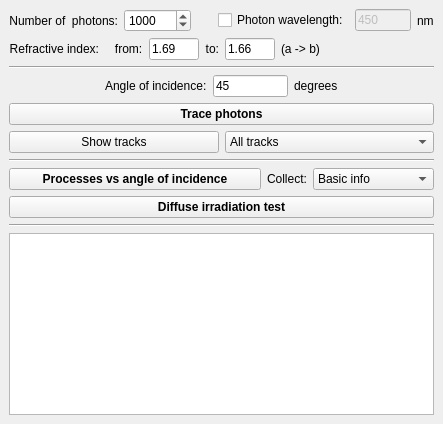
<?xml version="1.0" encoding="UTF-8"?>
<ui version="4.0">
 <class>AOpticalOverrideTester</class>
 <widget class="QMainWindow" name="AOpticalOverrideTester">
  <property name="geometry">
   <rect>
    <x>0</x>
    <y>0</y>
    <width>443</width>
    <height>424</height>
   </rect>
  </property>
  <property name="windowTitle">
   <string>MainWindow</string>
  </property>
  <widget class="QWidget" name="centralwidget">
   <layout class="QVBoxLayout" name="verticalLayout_8">
    <item>
     <layout class="QHBoxLayout" name="horizontalLayout_2">
      <item>
       <widget class="QLabel" name="label_136">
        <property name="text">
         <string>Number of  photons:</string>
        </property>
        <property name="alignment">
         <set>Qt::AlignRight|Qt::AlignTrailing|Qt::AlignVCenter</set>
        </property>
       </widget>
      </item>
      <item>
       <widget class="QSpinBox" name="sbST_number">
        <property name="maximum">
         <number>1000000</number>
        </property>
        <property name="value">
         <number>1000</number>
        </property>
       </widget>
      </item>
      <item>
       <spacer name="horizontalSpacer_5">
        <property name="orientation">
         <enum>Qt::Horizontal</enum>
        </property>
        <property name="sizeHint" stdset="0">
         <size>
          <width>40</width>
          <height>20</height>
         </size>
        </property>
       </spacer>
      </item>
      <item>
       <widget class="QCheckBox" name="cbWavelength">
        <property name="text">
         <string>Photon wavelength:</string>
        </property>
       </widget>
      </item>
      <item>
       <widget class="QLineEdit" name="ledST_wave">
        <property name="enabled">
         <bool>false</bool>
        </property>
        <property name="maximumSize">
         <size>
          <width>75</width>
          <height>16777215</height>
         </size>
        </property>
        <property name="text">
         <string>450</string>
        </property>
       </widget>
      </item>
      <item>
       <widget class="QLabel" name="label_267">
        <property name="text">
         <string>nm</string>
        </property>
       </widget>
      </item>
     </layout>
    </item>
    <item>
     <layout class="QHBoxLayout" name="horizontalLayout_3">
      <item>
       <widget class="QLabel" name="label_303">
        <property name="text">
         <string>Refractive index:</string>
        </property>
        <property name="alignment">
         <set>Qt::AlignRight|Qt::AlignTrailing|Qt::AlignVCenter</set>
        </property>
       </widget>
      </item>
      <item>
       <widget class="QLabel" name="labFrom">
        <property name="text">
         <string>   from:</string>
        </property>
       </widget>
      </item>
      <item>
       <widget class="QLineEdit" name="ledST_Ref1">
        <property name="maximumSize">
         <size>
          <width>50</width>
          <height>16777215</height>
         </size>
        </property>
        <property name="text">
         <string>1.69</string>
        </property>
        <property name="readOnly">
         <bool>true</bool>
        </property>
       </widget>
      </item>
      <item>
       <widget class="QLabel" name="labTo">
        <property name="text">
         <string>to:</string>
        </property>
        <property name="alignment">
         <set>Qt::AlignRight|Qt::AlignTrailing|Qt::AlignVCenter</set>
        </property>
       </widget>
      </item>
      <item>
       <widget class="QLineEdit" name="ledST_Ref2">
        <property name="maximumSize">
         <size>
          <width>50</width>
          <height>16777215</height>
         </size>
        </property>
        <property name="text">
         <string>1.66</string>
        </property>
        <property name="readOnly">
         <bool>true</bool>
        </property>
       </widget>
      </item>
      <item>
       <widget class="QLabel" name="labMaterials">
        <property name="text">
         <string>(a -&gt; b)</string>
        </property>
       </widget>
      </item>
      <item>
       <spacer name="horizontalSpacer_2">
        <property name="orientation">
         <enum>Qt::Horizontal</enum>
        </property>
        <property name="sizeHint" stdset="0">
         <size>
          <width>40</width>
          <height>20</height>
         </size>
        </property>
       </spacer>
      </item>
     </layout>
    </item>
    <item>
     <widget class="Line" name="line">
      <property name="orientation">
       <enum>Qt::Horizontal</enum>
      </property>
     </widget>
    </item>
    <item>
     <layout class="QHBoxLayout" name="horizontalLayout_7">
      <property name="topMargin">
       <number>0</number>
      </property>
      <item>
       <spacer name="horizontalSpacer_3">
        <property name="orientation">
         <enum>Qt::Horizontal</enum>
        </property>
        <property name="sizeHint" stdset="0">
         <size>
          <width>40</width>
          <height>20</height>
         </size>
        </property>
       </spacer>
      </item>
      <item>
       <widget class="QLabel" name="label">
        <property name="text">
         <string>Angle of incidence:</string>
        </property>
       </widget>
      </item>
      <item>
       <widget class="QLineEdit" name="ledAngle">
        <property name="maximumSize">
         <size>
          <width>75</width>
          <height>16777215</height>
         </size>
        </property>
        <property name="text">
         <string>45</string>
        </property>
       </widget>
      </item>
      <item>
       <widget class="QLabel" name="label_2">
        <property name="text">
         <string>degrees</string>
        </property>
       </widget>
      </item>
      <item>
       <spacer name="horizontalSpacer_4">
        <property name="orientation">
         <enum>Qt::Horizontal</enum>
        </property>
        <property name="sizeHint" stdset="0">
         <size>
          <width>40</width>
          <height>20</height>
         </size>
        </property>
       </spacer>
      </item>
     </layout>
    </item>
    <item>
     <widget class="QPushButton" name="pbCSMtestmany">
      <property name="font">
       <font>
        <weight>75</weight>
        <bold>true</bold>
       </font>
      </property>
      <property name="toolTip">
       <string>Note that in override caluclations the normal vector of the surface
is provided in such a way that the dot product of the normal and
the incoming photon direction is positive.</string>
      </property>
      <property name="text">
       <string>Trace photons</string>
      </property>
     </widget>
    </item>
    <item>
     <layout class="QHBoxLayout" name="horizontalLayout_5">
      <item>
       <widget class="QPushButton" name="pbST_showTracks">
        <property name="text">
         <string>Show tracks</string>
        </property>
       </widget>
      </item>
      <item>
       <widget class="QComboBox" name="cobST_trackType">
        <item>
         <property name="text">
          <string>All tracks</string>
         </property>
        </item>
        <item>
         <property name="text">
          <string>Only Spike</string>
         </property>
        </item>
        <item>
         <property name="text">
          <string>Only Lobe</string>
         </property>
        </item>
        <item>
         <property name="text">
          <string>Only Lamb</string>
         </property>
        </item>
        <item>
         <property name="text">
          <string>None</string>
         </property>
        </item>
       </widget>
      </item>
     </layout>
    </item>
    <item>
     <widget class="Line" name="line_3">
      <property name="orientation">
       <enum>Qt::Horizontal</enum>
      </property>
     </widget>
    </item>
    <item>
     <layout class="QHBoxLayout" name="horizontalLayout_4">
      <property name="topMargin">
       <number>0</number>
      </property>
      <item>
       <widget class="QPushButton" name="pbST_RvsAngle">
        <property name="sizePolicy">
         <sizepolicy hsizetype="Expanding" vsizetype="Fixed">
          <horstretch>0</horstretch>
          <verstretch>0</verstretch>
         </sizepolicy>
        </property>
        <property name="minimumSize">
         <size>
          <width>250</width>
          <height>0</height>
         </size>
        </property>
        <property name="font">
         <font>
          <weight>75</weight>
          <bold>true</bold>
         </font>
        </property>
        <property name="text">
         <string>Processes vs angle of incidence</string>
        </property>
       </widget>
      </item>
      <item>
       <widget class="QLabel" name="label_3">
        <property name="text">
         <string>Collect:</string>
        </property>
       </widget>
      </item>
      <item>
       <widget class="QComboBox" name="cobPrVsAngle_WhatToCollect">
        <property name="sizePolicy">
         <sizepolicy hsizetype="Preferred" vsizetype="Fixed">
          <horstretch>0</horstretch>
          <verstretch>0</verstretch>
         </sizepolicy>
        </property>
        <item>
         <property name="text">
          <string>Basic info</string>
         </property>
        </item>
        <item>
         <property name="text">
          <string>Backscattering</string>
         </property>
        </item>
        <item>
         <property name="text">
          <string>Wavelength shift</string>
         </property>
        </item>
       </widget>
      </item>
     </layout>
    </item>
    <item>
     <widget class="QPushButton" name="pbST_uniform">
      <property name="font">
       <font>
        <weight>75</weight>
        <bold>true</bold>
       </font>
      </property>
      <property name="toolTip">
       <string>Lambertian distribution for incoming photons!</string>
      </property>
      <property name="text">
       <string>Diffuse irradiation test</string>
      </property>
     </widget>
    </item>
    <item>
     <widget class="Line" name="line_2">
      <property name="orientation">
       <enum>Qt::Horizontal</enum>
      </property>
     </widget>
    </item>
    <item>
     <widget class="QPlainTextEdit" name="pte"/>
    </item>
   </layout>
  </widget>
  <widget class="QMenuBar" name="menubar">
   <property name="geometry">
    <rect>
     <x>0</x>
     <y>0</y>
     <width>443</width>
     <height>21</height>
    </rect>
   </property>
  </widget>
 </widget>
 <resources/>
 <connections>
  <connection>
   <sender>cbWavelength</sender>
   <signal>toggled(bool)</signal>
   <receiver>ledST_wave</receiver>
   <slot>setEnabled(bool)</slot>
   <hints>
    <hint type="sourcelabel">
     <x>268</x>
     <y>132</y>
    </hint>
    <hint type="destinationlabel">
     <x>369</x>
     <y>129</y>
    </hint>
   </hints>
  </connection>
 </connections>
</ui>
